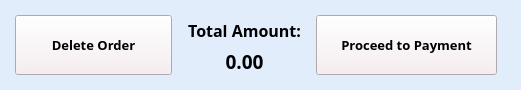
  <widget class="QWidget" name="jPanel2" native="true">
   <property name="geometry">
    <rect>
     <x>649</x>
     <y>170</y>
     <width>521</width>
     <height>90</height>
    </rect>
   </property>
   <property name="styleSheet">
    <string notr="true">background-color: rgb(226, 237, 252);</string>
   </property>
   <widget class="QPushButton" name="deleteOrder">
    <property name="geometry">
     <rect>
      <x>15</x>
      <y>15</y>
      <width>157</width>
      <height>60</height>
     </rect>
    </property>
    <property name="font">
     <font>
      <family>Corbel</family>
      <pointsize>10</pointsize>
      <weight>75</weight>
      <bold>true</bold>
     </font>
    </property>
    <property name="autoFillBackground">
     <bool>false</bool>
    </property>
    <property name="styleSheet">
     <string notr="true">background: rgb(247,236,240);</string>
    </property>
    <property name="text">
     <string>Delete Order</string>
    </property>
   </widget>
   <widget class="QPushButton" name="proceed">
    <property name="geometry">
     <rect>
      <x>316</x>
      <y>15</y>
      <width>181</width>
      <height>60</height>
     </rect>
    </property>
    <property name="font">
     <font>
      <family>Corbel</family>
      <pointsize>10</pointsize>
      <weight>75</weight>
      <bold>true</bold>
     </font>
    </property>
    <property name="styleSheet">
     <string notr="true">background-color: rgb(247, 236, 240);</string>
    </property>
    <property name="text">
     <string>Proceed to Payment</string>
    </property>
   </widget>
   <widget class="QLabel" name="beverage1">
    <property name="geometry">
     <rect>
      <x>184</x>
      <y>20</y>
      <width>121</width>
      <height>20</height>
     </rect>
    </property>
    <property name="font">
     <font>
      <family>Corbel</family>
      <pointsize>12</pointsize>
      <weight>75</weight>
      <bold>true</bold>
     </font>
    </property>
    <property name="text">
     <string>Total Amount:</string>
    </property>
    <property name="alignment">
     <set>Qt::AlignCenter</set>
    </property>
   </widget>
   <widget class="QLabel" name="total_lbl">
    <property name="geometry">
     <rect>
      <x>184</x>
      <y>51</y>
      <width>121</width>
      <height>20</height>
     </rect>
    </property>
    <property name="font">
     <font>
      <family>Corbel</family>
      <pointsize>14</pointsize>
      <weight>75</weight>
      <bold>true</bold>
     </font>
    </property>
    <property name="text">
     <string>0.00</string>
    </property>
    <property name="alignment">
     <set>Qt::AlignCenter</set>
    </property>
   </widget>
  </widget>
